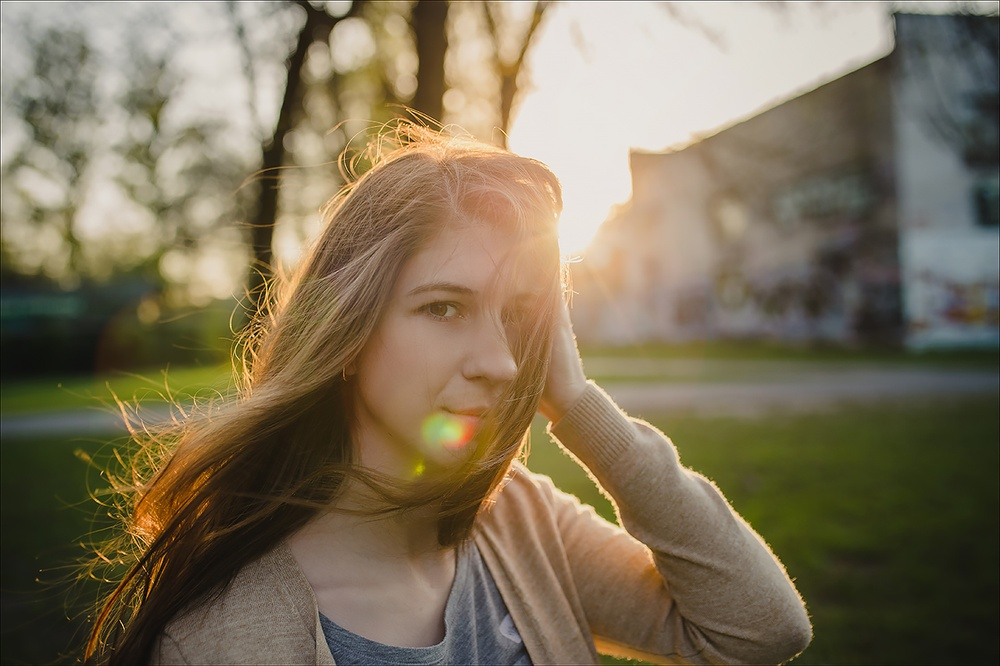
#> input picture Images_for_run/glare.jpg, 1000 x 666 px, shrunk from 1280 x 853 before the run
$ python InfraRed.py Images_for_run/glare.jpg
#> lines starting #> are read from the running program, lines starting #| are printed output that depends on the picture; after the words box and inside, x2 and y2 are one past the last pixel; in counts of white or black regions, pixels touching at a corner belong together; long printed decimals are rounded
import cv2
import numpy as np
import matplotlib.pyplot as plt
import argparse

def ir_contamination_score(image_path, threshold=10, show=False):
#> called with image_path = 'Images_for_run/glare.jpg', threshold = 10, show = False
    img = cv2.imread(image_path)
#> img is the input picture: shape (666, 1000, 3); mean B, G, R 88.9, 113.1, 125.4
    if img is None:
        raise FileNotFoundError(f"Не удалось прочитать изображение: {image_path}")

    b, g, r = cv2.split(img.astype(np.float32))
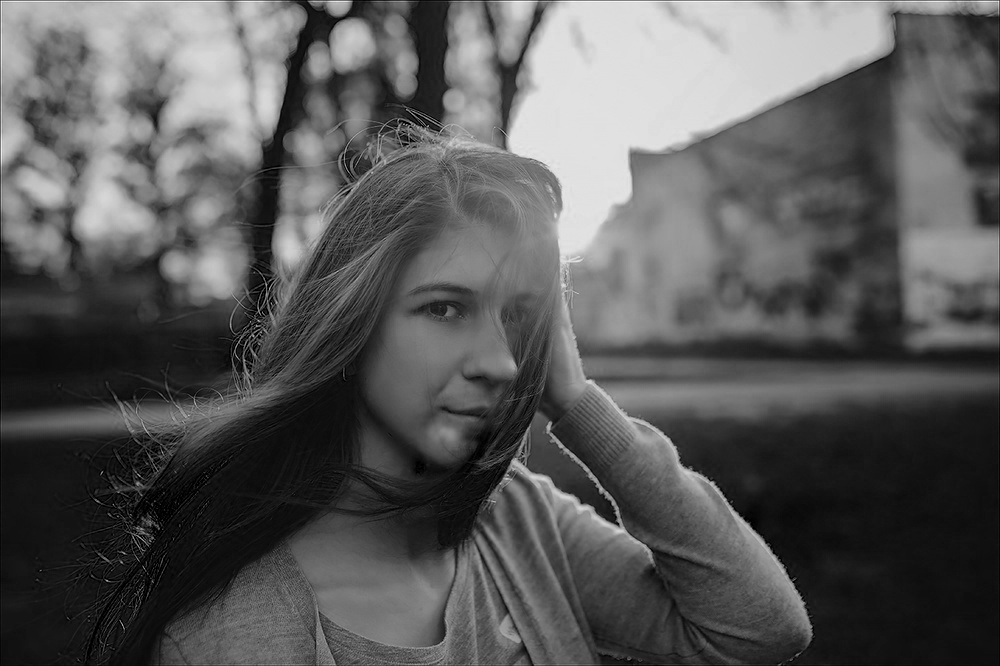
#> b: shape (666, 1000) float32; min 0, max 248, mean 88.9
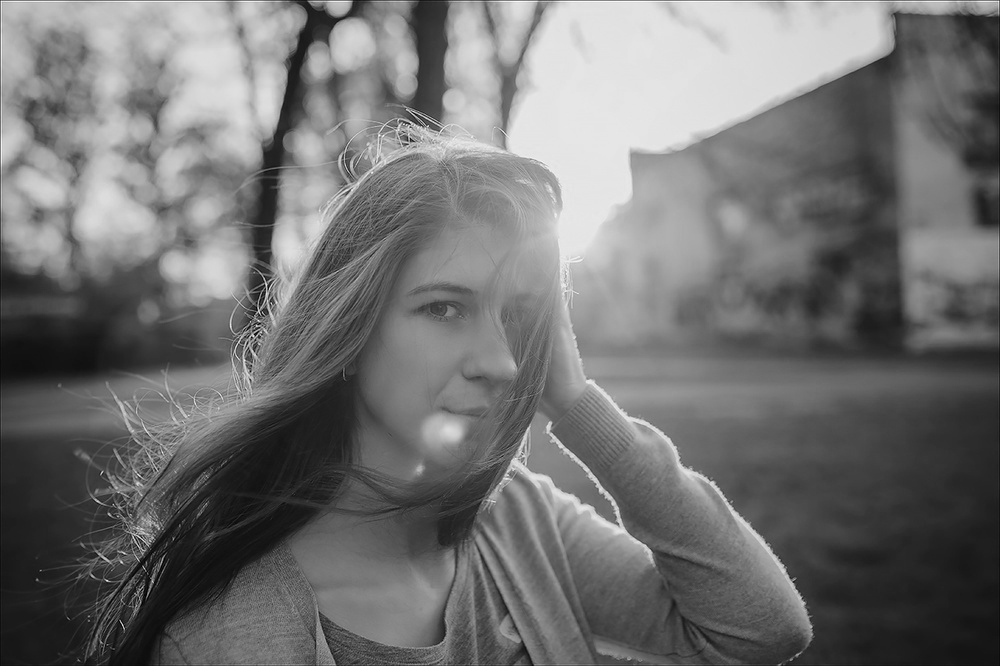
#> g: shape (666, 1000) float32; min 0, max 253, mean 113.1
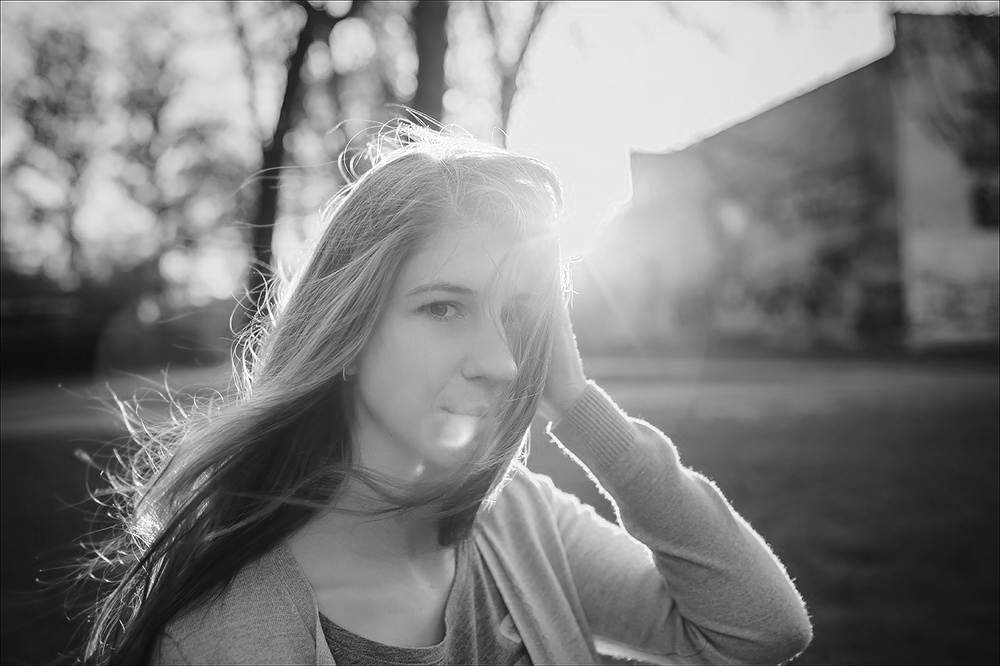
#> r: shape (666, 1000) float32; min 7, max 255, mean 125.4
    ir_diff = r - (g + b) / 2.0
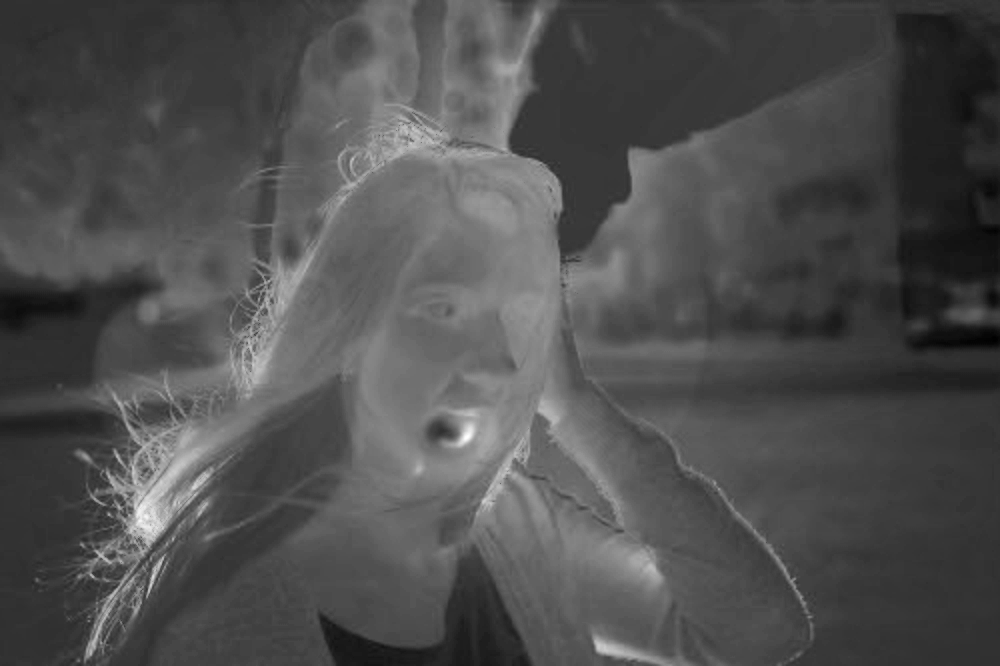
#> ir_diff: shape (666, 1000) float32; min -35, max 155.5, mean 24.4; drawn with min black and max white
    ir_diff = np.clip(ir_diff, 0, None)
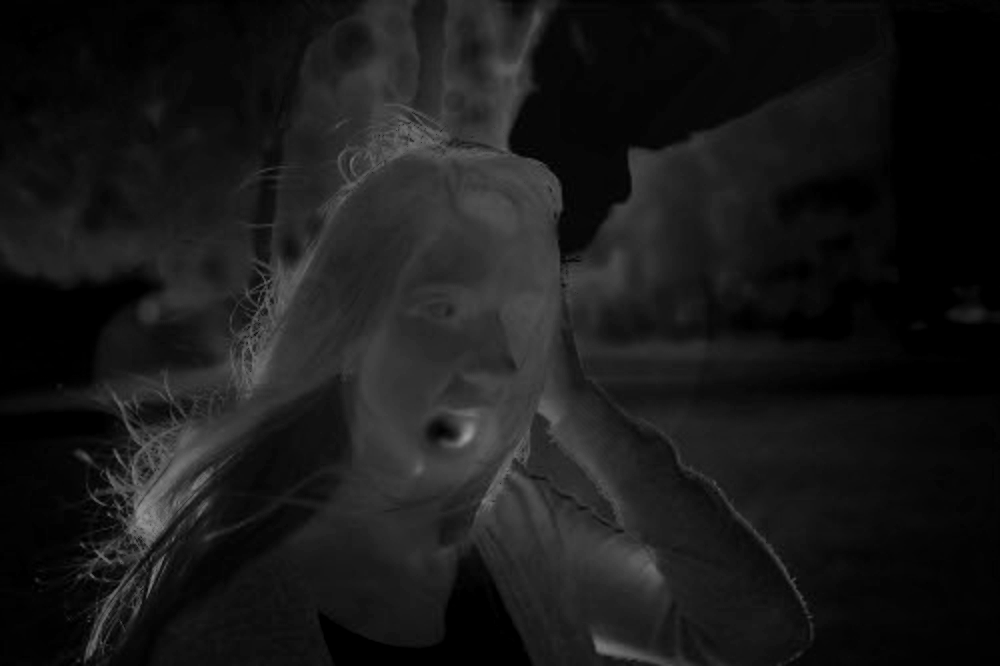
#> ir_diff: shape (666, 1000) float32; min 0, max 155.5, mean 25.3

    mean_score = float(ir_diff.mean())
#> mean_score = 25.25
    mask = ir_diff > threshold
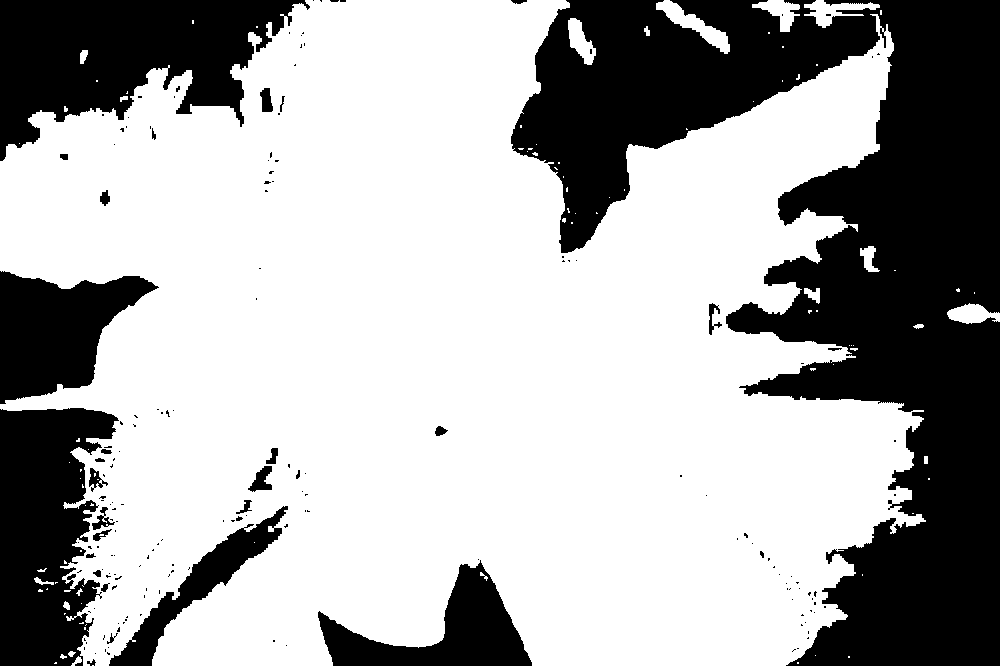
#> mask: shape (666, 1000) bool; 66.4% white; 175 black regions (144 under 20 px), largest, box (x1, y1, x2, y2) and area: (511, 0, 1000, 666) 143503, (0, 0, 310, 161) 28107, (0, 408, 119, 666) 21946
    pct_above = float(mask.sum()) / mask.size * 100.0
#> pct_above = 66.4

    if show:
        plt.figure(figsize=(12,4))
        plt.subplot(1,3,1)
        plt.imshow(cv2.cvtColor(img.astype(np.uint8), cv2.COLOR_BGR2RGB))
        plt.title("Original")
        plt.axis("off")

        plt.subplot(1,3,2)
        plt.imshow(ir_diff, cmap="inferno")
        plt.title(f"IR Diff (mean={mean_score:.1f})")
        plt.colorbar(shrink=0.7)
        plt.axis("off")

        plt.subplot(1,3,3)
        plt.imshow(mask, cmap="gray")
        plt.title(f"Mask > {threshold} ({pct_above:.1f}%)")
        plt.axis("off")

        plt.tight_layout()
        plt.show()

    print(f"IR diff = {mean_score}")
#| IR diff = 25.255
    print(f"Mask % = {pct_above}")
#| Mask % = 66.405
    return mean_score, pct_above, ir_diff, mask

if __name__ == "__main__":
    parser = argparse.ArgumentParser(
        description="InfraRed contamination estimation"
    )
    parser.add_argument("image", help="Путь к входному изображению")
    parser.add_argument("-t", "--threshold", type=float, default=10.0,
                        help="Порог IR-дифференциала (default=10)")
    parser.add_argument("--show", action="store_true",
                        help="Показывать графики (IR-карта, маска)")
    args = parser.parse_args()

    mean_score, pct_above, _, _ = ir_contamination_score(
        args.image, threshold=args.threshold, show=args.show
    )
#> mean_score = 25.25; pct_above = 66.4
    print(f"InfraRed mean diff: {mean_score:.2f}")
#| InfraRed mean diff: 25.25
    print(f"Pixels above {args.threshold}: {pct_above:.1f}%")
#| Pixels above 10.0: 66.4%

$ run again, on Images_for_run/test1.png
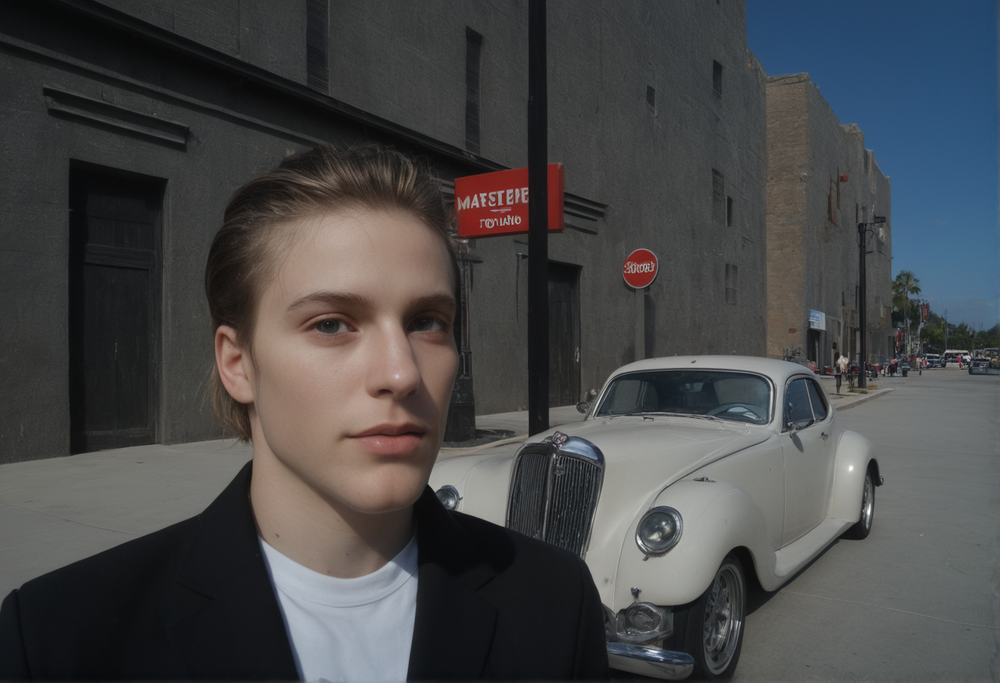
#> input picture Images_for_run/test1.png, 1000 x 683 px, shrunk from 1464 x 1000 before the run
#> in ir_contamination_score, img is the input picture: shape (683, 1000, 3); mean B, G, R 73.2, 72, 71.4
#> in ir_contamination_score, `ir_diff = np.clip(ir_diff, 0, None)`:
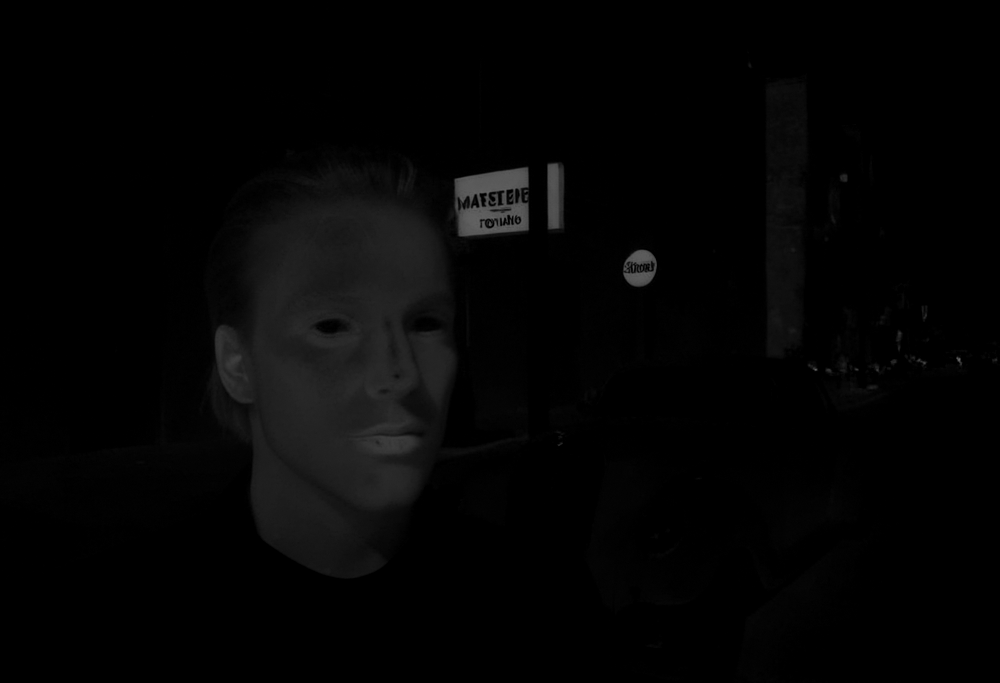
#> ir_diff: shape (683, 1000) float32; min 0, max 103, mean 4.4
#> in ir_contamination_score, `mean_score = float(ir_diff.mean())`: mean_score = 4.41
#> in ir_contamination_score, `mask = ir_diff > threshold`:
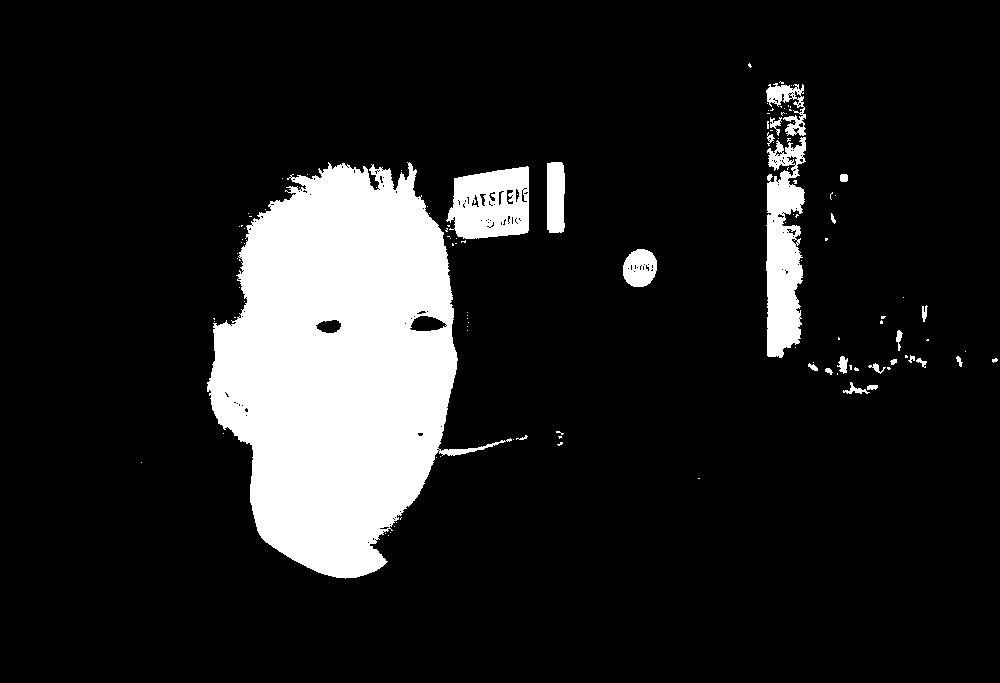
#> mask: shape (683, 1000) bool; 13.1% white; 120 white regions (96 under 20 px), largest, box (x1, y1, x2, y2) and area: (207, 162, 512, 579) 74409, (766, 137, 806, 358) 6176, (446, 166, 529, 239) 4613
#> in ir_contamination_score, `pct_above = float(mask.sum()) / mask.size * 100.0`: pct_above = 13.12
#| IR diff = 4.405
#| Mask % = 13.118
#> `mean_score, pct_above, _, _ = ir_contamination_score( args.image, thre..`: mean_score = 4.41; pct_above = 13.12
#| InfraRed mean diff: 4.41
#| Pixels above 10.0: 13.1%
